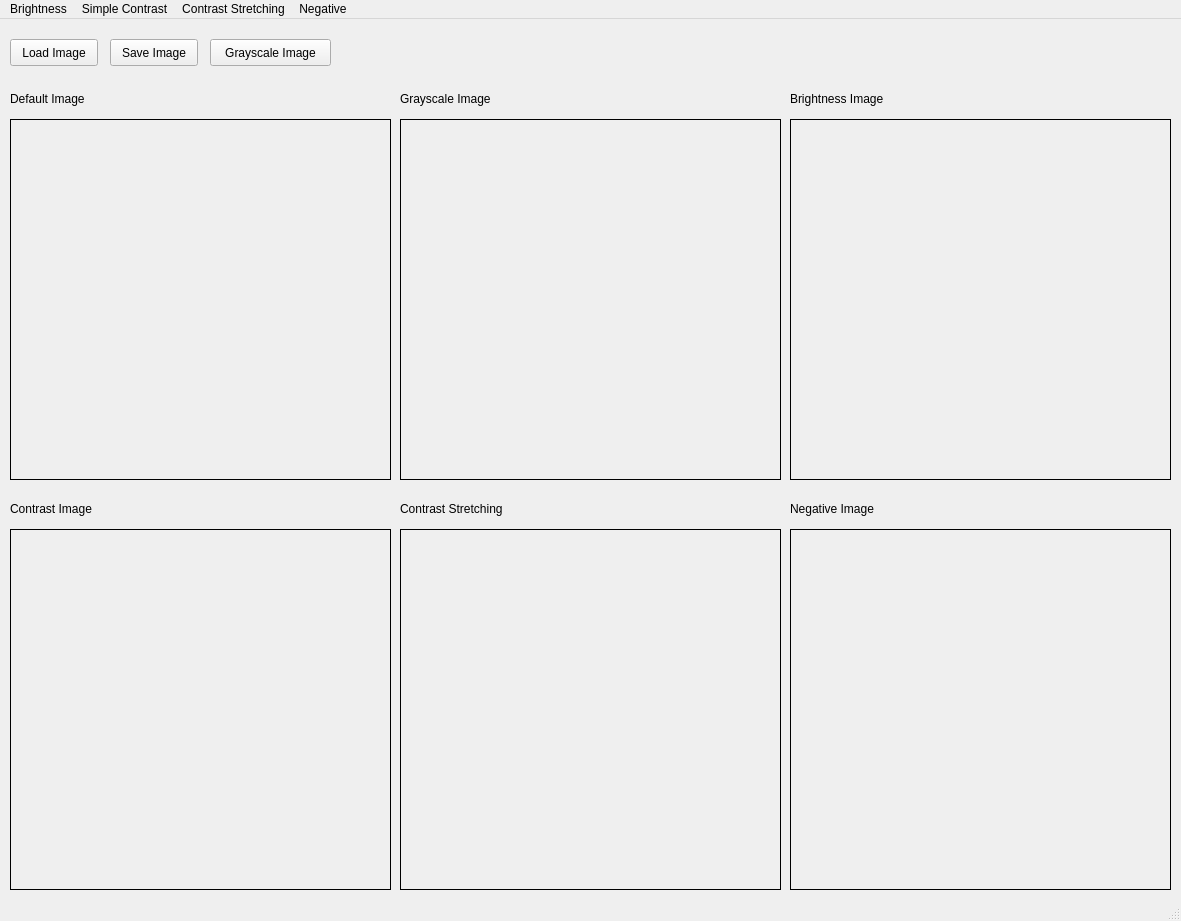
<?xml version="1.0" encoding="UTF-8"?>
<ui version="4.0">
 <class>MainWindow</class>
 <widget class="QMainWindow" name="MainWindow">
  <property name="geometry">
   <rect>
    <x>0</x>
    <y>0</y>
    <width>1181</width>
    <height>921</height>
   </rect>
  </property>
  <property name="windowTitle">
   <string>MainWindow</string>
  </property>
  <widget class="QWidget" name="centralwidget">
   <widget class="QLabel" name="imglabel">
    <property name="geometry">
     <rect>
      <x>10</x>
      <y>100</y>
      <width>381</width>
      <height>361</height>
     </rect>
    </property>
    <property name="frameShape">
     <enum>QFrame::Box</enum>
    </property>
    <property name="text">
     <string/>
    </property>
   </widget>
   <widget class="QPushButton" name="loadbutton">
    <property name="geometry">
     <rect>
      <x>10</x>
      <y>20</y>
      <width>88</width>
      <height>27</height>
     </rect>
    </property>
    <property name="text">
     <string>Load Image</string>
    </property>
   </widget>
   <widget class="QPushButton" name="saveButton">
    <property name="geometry">
     <rect>
      <x>110</x>
      <y>20</y>
      <width>88</width>
      <height>27</height>
     </rect>
    </property>
    <property name="text">
     <string>Save Image</string>
    </property>
   </widget>
   <widget class="QLabel" name="imglabel_2">
    <property name="geometry">
     <rect>
      <x>400</x>
      <y>100</y>
      <width>381</width>
      <height>361</height>
     </rect>
    </property>
    <property name="frameShape">
     <enum>QFrame::Box</enum>
    </property>
    <property name="text">
     <string/>
    </property>
   </widget>
   <widget class="QPushButton" name="GrayScaleButton">
    <property name="geometry">
     <rect>
      <x>210</x>
      <y>20</y>
      <width>121</width>
      <height>27</height>
     </rect>
    </property>
    <property name="text">
     <string>Grayscale Image</string>
    </property>
   </widget>
   <widget class="QLabel" name="label">
    <property name="geometry">
     <rect>
      <x>10</x>
      <y>70</y>
      <width>101</width>
      <height>19</height>
     </rect>
    </property>
    <property name="text">
     <string>Default Image</string>
    </property>
   </widget>
   <widget class="QLabel" name="imglabel_3">
    <property name="geometry">
     <rect>
      <x>790</x>
      <y>100</y>
      <width>381</width>
      <height>361</height>
     </rect>
    </property>
    <property name="frameShape">
     <enum>QFrame::Box</enum>
    </property>
    <property name="text">
     <string/>
    </property>
   </widget>
   <widget class="QLabel" name="label_2">
    <property name="geometry">
     <rect>
      <x>400</x>
      <y>70</y>
      <width>111</width>
      <height>19</height>
     </rect>
    </property>
    <property name="text">
     <string>Grayscale Image</string>
    </property>
   </widget>
   <widget class="QLabel" name="label_3">
    <property name="geometry">
     <rect>
      <x>790</x>
      <y>70</y>
      <width>131</width>
      <height>19</height>
     </rect>
    </property>
    <property name="text">
     <string>Brightness Image</string>
    </property>
   </widget>
   <widget class="QLabel" name="imglabel_4">
    <property name="geometry">
     <rect>
      <x>10</x>
      <y>510</y>
      <width>381</width>
      <height>361</height>
     </rect>
    </property>
    <property name="frameShape">
     <enum>QFrame::Box</enum>
    </property>
    <property name="text">
     <string/>
    </property>
   </widget>
   <widget class="QLabel" name="label_4">
    <property name="geometry">
     <rect>
      <x>10</x>
      <y>480</y>
      <width>131</width>
      <height>19</height>
     </rect>
    </property>
    <property name="text">
     <string>Contrast Image</string>
    </property>
   </widget>
   <widget class="QLabel" name="imglabel_5">
    <property name="geometry">
     <rect>
      <x>400</x>
      <y>510</y>
      <width>381</width>
      <height>361</height>
     </rect>
    </property>
    <property name="frameShape">
     <enum>QFrame::Box</enum>
    </property>
    <property name="text">
     <string/>
    </property>
   </widget>
   <widget class="QLabel" name="label_5">
    <property name="geometry">
     <rect>
      <x>400</x>
      <y>480</y>
      <width>131</width>
      <height>19</height>
     </rect>
    </property>
    <property name="text">
     <string>Contrast Stretching</string>
    </property>
   </widget>
   <widget class="QLabel" name="imglabel_6">
    <property name="geometry">
     <rect>
      <x>790</x>
      <y>510</y>
      <width>381</width>
      <height>361</height>
     </rect>
    </property>
    <property name="frameShape">
     <enum>QFrame::Box</enum>
    </property>
    <property name="text">
     <string/>
    </property>
   </widget>
   <widget class="QLabel" name="label_6">
    <property name="geometry">
     <rect>
      <x>790</x>
      <y>480</y>
      <width>131</width>
      <height>19</height>
     </rect>
    </property>
    <property name="text">
     <string>Negative Image</string>
    </property>
   </widget>
  </widget>
  <widget class="QMenuBar" name="menubar">
   <property name="geometry">
    <rect>
     <x>0</x>
     <y>0</y>
     <width>1181</width>
     <height>24</height>
    </rect>
   </property>
   <widget class="QMenu" name="menuBrightness">
    <property name="title">
     <string>Brightness</string>
    </property>
    <addaction name="actionBrightness"/>
   </widget>
   <widget class="QMenu" name="menuSimple_Contrast">
    <property name="title">
     <string>Simple Contrast</string>
    </property>
    <addaction name="actionSimpleContrast"/>
   </widget>
   <widget class="QMenu" name="menuContrast_Stretching">
    <property name="title">
     <string>Contrast Stretching</string>
    </property>
    <addaction name="actionContrastStretching"/>
   </widget>
   <widget class="QMenu" name="menuNegative">
    <property name="title">
     <string>Negative</string>
    </property>
    <addaction name="actionNegative"/>
   </widget>
   <addaction name="menuBrightness"/>
   <addaction name="menuSimple_Contrast"/>
   <addaction name="menuContrast_Stretching"/>
   <addaction name="menuNegative"/>
  </widget>
  <widget class="QStatusBar" name="statusbar"/>
  <action name="actionBrightness">
   <property name="text">
    <string>actionBrightness</string>
   </property>
  </action>
  <action name="actionSimpleContrast">
   <property name="text">
    <string>actionSimpleContrast</string>
   </property>
  </action>
  <action name="actionContrastStretching">
   <property name="text">
    <string>actionContrastStretching</string>
   </property>
  </action>
  <action name="actionNegative">
   <property name="text">
    <string>actionNegative</string>
   </property>
  </action>
 </widget>
 <resources/>
 <connections/>
</ui>
